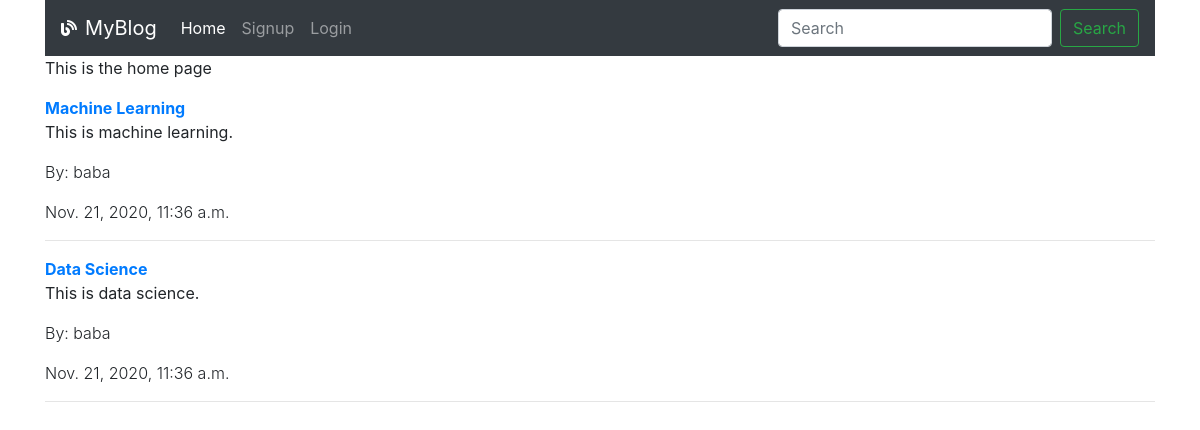
Before: / with the older database file.
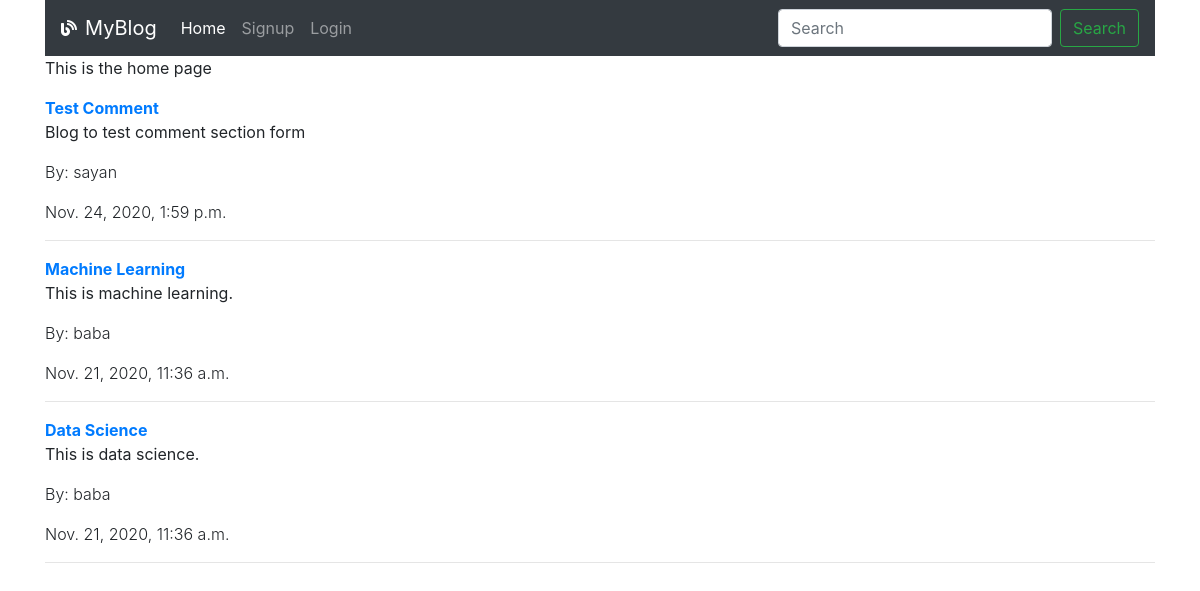
After: the same page with the newer database file.
### blog/models.py (models this page shows, shortened)
class BLOG(models.Model):
    title = models.CharField(max_length= 100)
    description = models.TextField(blank= True)
    dateCreated = models.DateTimeField(auto_now_add= True)
    user = models.ForeignKey(User, on_delete= models.CASCADE)

### blog/views.py (the view)
# urls.py: path('', views.getAllBlogs, name='getAllBlogs'),
def getAllBlogs(request):
    allBlogs = BLOG.objects.all().order_by('-dateCreated')
    return render(request, 'blog/home.html', {'allBlogs': allBlogs})

### blog/templates/blog/home.html (shortened to what this page needs)
{% extends 'blog/base.html'%}
{%block body%}
    <p>This is the home page</p>
    {% if allBlogs.count %}
        {% for blog in allBlogs %}
            <a href="{% url 'viewBlog' blog.pk %}"> <strong>{{blog.title}}</strong> </a>
            <p>{{blog.description|truncatechars:60}}</p>
            <p class="font-weight-light">By: {{blog.user}}</p>
            <p class="font-weight-light">{{blog.dateCreated}}</p>
            <hr>
        {% endfor %}
    {% else %}
        <h3 class='font-weight-lighter'>There is no blog to show you at the moment :'(</h3>
    {%endif%}
{%endblock%}

### blog/templates/blog/base.html (shortened to what this page needs)
<!DOCTYPE html>
<html lang="en">
<head>
    <link rel="stylesheet" href="https://cdn.jsdelivr.net/npm/bootstrap@4.5.3/dist/css/bootstrap.min.css">
    <link rel="stylesheet" href="https://pro.fontawesome.com/releases/v5.10.0/css/all.css"/>
</head>
<body>
    <div class="container">
        <nav class="navbar navbar-expand-lg navbar-dark bg-dark">
            <i class= "fa fa-blog mr-2" style= "color: white"></i>
            <a class="navbar-brand" href="{%url 'getAllBlogs'%}">MyBlog</a>
            <div class="collapse navbar-collapse" id="navbarSupportedContent">
                <ul class="navbar-nav mr-auto">
                    <li class="nav-item active">
                        <a class="nav-link" href="{%url 'getAllBlogs'%}">Home <span class="sr-only">(current)</span></a>
                    </li>
                    {% if not user.is_authenticated %}
                        <li class="nav-item">
                            <a class="nav-link" href="{%url 'signupUser'%}">Signup</a>
                        </li>
                        <li class="nav-item">
                            <a class="nav-link" href="{%url 'loginUser'%}">Login</a>
                        </li>
                    {% else %}
                        <li class="nav-item">
                            <a class="nav-link" href="{%url 'blogs'%}">Blogs</a>
                        </li>
                    {%endif%}
                </ul>
                <form class="form-inline my-2 my-lg-0" action= "{%url 'search'%}" method= "GET">
                    <input type="search" name= "search" placeholder="Search" class="form-control mr-sm-2" aria-label="Search">
                    <button class="btn btn-outline-success my-2 my-sm-0" type="submit">Search</button>
                </form>
            </div>
        </nav>
        {%block body%}
        {%endblock%}
    </div>
</body>
</html>

Changed rows visible on the page:
added BLOG: title "Test Comment", description "Blog to test comment section form", user "sayan", dateCreated "Nov. 24, 2020, 1:59 p.m."
